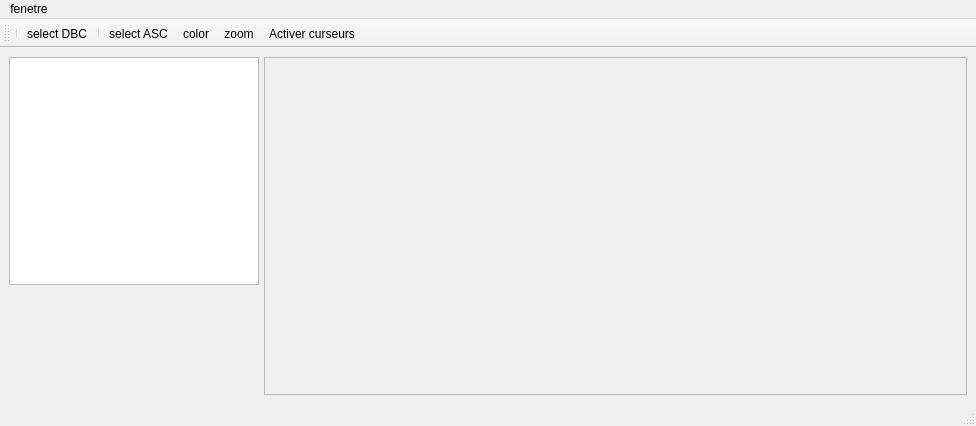
<?xml version="1.0" encoding="UTF-8"?>
<ui version="4.0">
 <class>MainWindow</class>
 <widget class="QMainWindow" name="MainWindow">
  <property name="geometry">
   <rect>
    <x>0</x>
    <y>0</y>
    <width>976</width>
    <height>426</height>
   </rect>
  </property>
  <property name="windowTitle">
   <string>MainWindow</string>
  </property>
  <widget class="QWidget" name="centralwidget">
   <property name="autoFillBackground">
    <bool>false</bool>
   </property>
   <layout class="QHBoxLayout" name="horizontalLayout">
    <property name="spacing">
     <number>5</number>
    </property>
    <property name="sizeConstraint">
     <enum>QLayout::SizeConstraint::SetDefaultConstraint</enum>
    </property>
    <item>
     <layout class="QVBoxLayout" name="verticalLayout">
      <property name="sizeConstraint">
       <enum>QLayout::SizeConstraint::SetDefaultConstraint</enum>
      </property>
      <item>
       <widget class="QTreeWidget" name="treeSignals">
        <property name="sizePolicy">
         <sizepolicy hsizetype="Expanding" vsizetype="Maximum">
          <horstretch>0</horstretch>
          <verstretch>0</verstretch>
         </sizepolicy>
        </property>
        <property name="maximumSize">
         <size>
          <width>250</width>
          <height>10000</height>
         </size>
        </property>
        <property name="uniformRowHeights">
         <bool>true</bool>
        </property>
        <property name="headerHidden">
         <bool>true</bool>
        </property>
        <column>
         <property name="text">
          <string notr="true">1</string>
         </property>
        </column>
       </widget>
      </item>
      <item>
       <widget class="QLabel" name="labelDeltaT">
        <property name="maximumSize">
         <size>
          <width>16777215</width>
          <height>50</height>
         </size>
        </property>
        <property name="text">
         <string/>
        </property>
       </widget>
      </item>
      <item>
       <widget class="QLabel" name="labelStatus">
        <property name="sizePolicy">
         <sizepolicy hsizetype="Preferred" vsizetype="Preferred">
          <horstretch>0</horstretch>
          <verstretch>0</verstretch>
         </sizepolicy>
        </property>
        <property name="maximumSize">
         <size>
          <width>16777215</width>
          <height>50</height>
         </size>
        </property>
        <property name="text">
         <string/>
        </property>
        <property name="textFormat">
         <enum>Qt::TextFormat::PlainText</enum>
        </property>
       </widget>
      </item>
     </layout>
    </item>
    <item>
     <widget class="QScrollArea" name="scrollAreaGraphs">
      <property name="widgetResizable">
       <bool>true</bool>
      </property>
      <widget class="QWidget" name="scrollContentWidget">
       <property name="geometry">
        <rect>
         <x>0</x>
         <y>0</y>
         <width>474</width>
         <height>337</height>
        </rect>
       </property>
       <layout class="QVBoxLayout" name="verticalLayout_3">
        <property name="spacing">
         <number>2</number>
        </property>
        <property name="leftMargin">
         <number>2</number>
        </property>
        <property name="topMargin">
         <number>2</number>
        </property>
        <property name="rightMargin">
         <number>2</number>
        </property>
        <property name="bottomMargin">
         <number>2</number>
        </property>
        <item>
         <layout class="QVBoxLayout" name="graphsLayout">
          <property name="spacing">
           <number>6</number>
          </property>
         </layout>
        </item>
       </layout>
      </widget>
     </widget>
    </item>
   </layout>
  </widget>
  <widget class="QStatusBar" name="statusBar"/>
  <widget class="QToolBar" name="toolBar">
   <property name="windowTitle">
    <string>toolBar</string>
   </property>
   <attribute name="toolBarArea">
    <enum>TopToolBarArea</enum>
   </attribute>
   <attribute name="toolBarBreak">
    <bool>false</bool>
   </attribute>
   <addaction name="separator"/>
   <addaction name="actionChargerDBC"/>
   <addaction name="separator"/>
   <addaction name="actionChargerASC"/>
   <addaction name="actionChangeGraphColor"/>
   <addaction name="actionResetZoom"/>
   <addaction name="btnActivateCursors"/>
  </widget>
  <widget class="QMenuBar" name="menubar">
   <property name="geometry">
    <rect>
     <x>0</x>
     <y>0</y>
     <width>976</width>
     <height>22</height>
    </rect>
   </property>
   <widget class="QMenu" name="menufenetre">
    <property name="title">
     <string>fenetre</string>
    </property>
    <addaction name="separator"/>
   </widget>
   <addaction name="menufenetre"/>
  </widget>
  <action name="actionChargerDBC">
   <property name="text">
    <string>select DBC</string>
   </property>
   <property name="menuRole">
    <enum>QAction::MenuRole::NoRole</enum>
   </property>
  </action>
  <action name="actionChargerASC">
   <property name="text">
    <string>select ASC</string>
   </property>
   <property name="menuRole">
    <enum>QAction::MenuRole::NoRole</enum>
   </property>
  </action>
  <action name="actionChangeGraphColor">
   <property name="text">
    <string>color</string>
   </property>
   <property name="menuRole">
    <enum>QAction::MenuRole::NoRole</enum>
   </property>
  </action>
  <action name="actionResetZoom">
   <property name="text">
    <string>zoom</string>
   </property>
   <property name="menuRole">
    <enum>QAction::MenuRole::NoRole</enum>
   </property>
  </action>
  <action name="btnActivateCursors">
   <property name="text">
    <string>Activer curseurs</string>
   </property>
   <property name="menuRole">
    <enum>QAction::MenuRole::NoRole</enum>
   </property>
  </action>
 </widget>
 <resources/>
 <connections/>
</ui>
